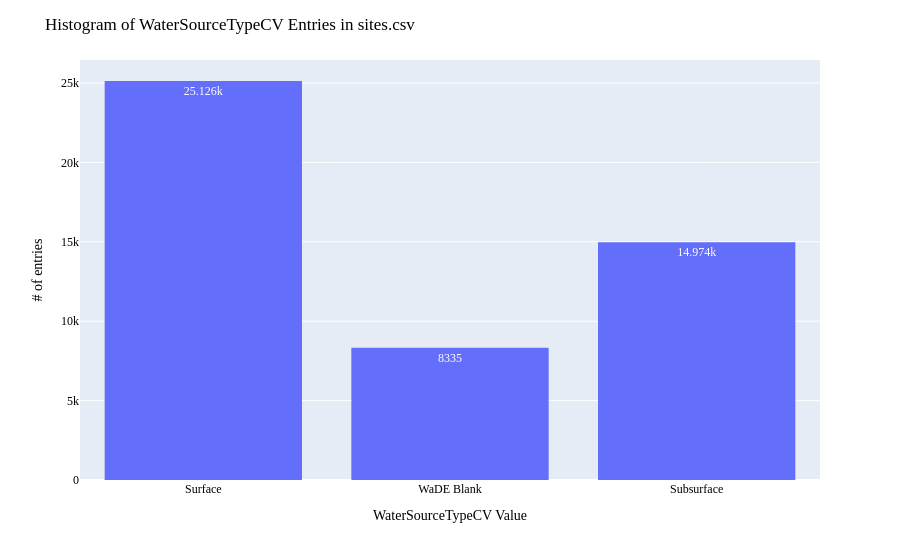

Notebook source saved alongside this figure:
### Code cell
# ---- Histogram: Num of sites via WatersourceTypeCV ----
print(dfstemp_ws.WaterSourceTypeCV.value_counts())

fig = px.histogram(dfstemp_ws, x="WaterSourceTypeCV", text_auto=True)
fig.update_layout(bargap=0.2,
                  title="Histogram of WaterSourceTypeCV Entries in sites.csv",
                  xaxis_title="WaterSourceTypeCV Value",
                  yaxis_title="# of entries",
                  #legend_title="Legend Title",
                    font=dict(
                        family="Arial Bold",
                        size=12,
                        color="Black")
                 )
fig.show()
fig.write_image('figures/WaterSourceTypeCV.png', engine="kaleido")

### Figure 1 — Plotly figure (JSON) as saved in the notebook; plotly's stock layout.template omitted (floating-point values rounded to 4 significant figures; data arrays with more than 128 entries replaced by an {"elided": "..."} marker saying what was removed)
{"data": [{"bingroup": "x", "hovertemplate": "WaterSourceTypeCV=%{x}<br>count=%{y}<extra></extra>", "legendgroup": "", "marker": {"color": "#636efa", "pattern": {"shape": ""}}, "name": "", "orientation": "v", "showlegend": false, "texttemplate": "%{value}", "type": "histogram", "x": {"elided": "48435 str values"}, "xaxis": "x", "yaxis": "y"}], "layout": {"bargap": 0.2, "barmode": "relative", "font": {"color": "Black", "family": "Arial Bold", "size": 12}, "legend": {"tracegroupgap": 0}, "margin": {"t": 60}, "title": {"text": "Histogram of WaterSourceTypeCV Entries in sites.csv"}, "xaxis": {"anchor": "y", "domain": [0, 1], "title": {"text": "WaterSourceTypeCV Value"}}, "yaxis": {"anchor": "x", "domain": [0, 1], "title": {"text": "# of entries"}}}}
